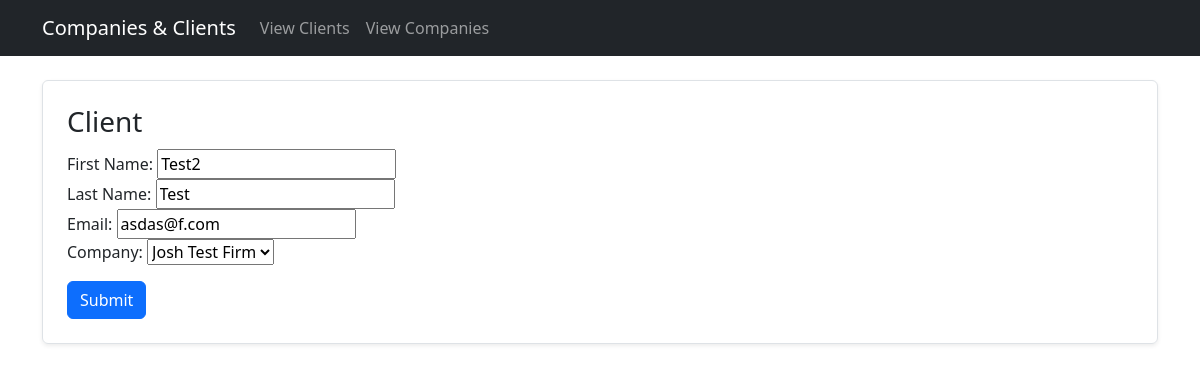
/edit_person/16, run on the app's committed database.
### web_app/models.py (models this page shows, shortened)
class Person(models.Model):
    first_name = models.TextField(verbose_name="First Name")
    last_name = models.TextField(verbose_name="Last Name")
    email = models.EmailField(verbose_name="Email")
    company = models.ForeignKey(Company, on_delete=models.SET_NULL, null=True, blank=True, related_name="people")

### web_app/views.py (the view)
# urls.py: path("edit_person/<person_id>", views.edit_person, name="edit_person"),
def edit_person(request, person_id):
    person = Person.objects.get(id=person_id)
    if request.method == "POST":
        form = CreatePersonForm(data=request.POST, instance=person)
        if form.is_valid():
            form.save()
            return HttpResponseRedirect("/view_people")
    else:
        form = CreatePersonForm(instance=person)
    return render(request, "web_app/create_person.html", context={"form": form})

### web_app/forms.py (shortened to what this page needs)
class CreatePersonForm(ModelForm):
    class Meta:
        model = Person
        fields = ["id", "first_name", "last_name", "email", "company"]
    def __init__(self, *args, **kwargs):
        super().__init__(*args, **kwargs)
        self.fields["first_name"].widget = TextInput()
        self.fields["last_name"].widget = TextInput()

### web_app/models.py (called while the page is built)
    def __str__(self) -> str:
        return f"{self.name}"

### web_app/templates/web_app/create_person.html (shortened to what this page needs)
{% extends 'web_app/layout.html' %}
{% load static %}
{% block content %}
    <form action="" method="POST" class="p-4 border rounded shadow-sm">
        <h3 style="margin-bottom: 10px;">Client</h3>
        <div class="mb-3">
            {{form}}
        </div>
        <button type="submit" class="btn btn-primary">Submit</button>
    </form>
{% endblock %}

### data on the page
Person: first_name "Test2", last_name "Test", email "asdas@f.com", company "Josh Test Firm"
